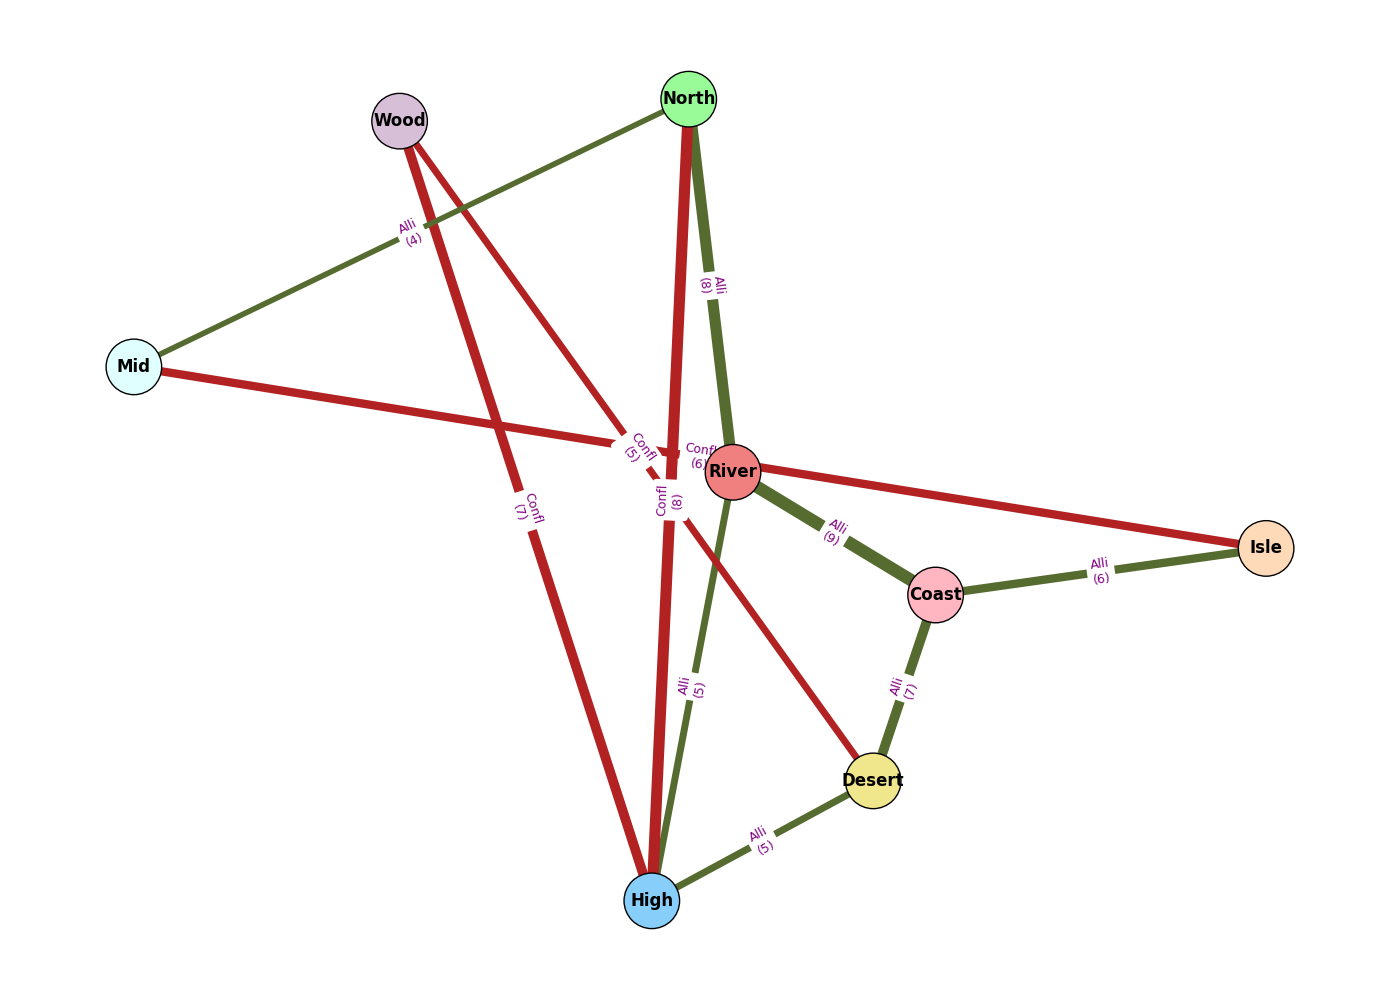

This figure's Python source:
import matplotlib.pyplot as plt
import networkx as nx
import numpy as np

kingdoms = [
    "North", "River", "High", "Wood",
    "Desert", "Coast", "Isle", "Mid"
]

relationships = [
    ("North", "River", 8),
    ("River", "High", 5),
    ("High", "Wood", -7),
    ("Wood", "Desert", -5),
    ("Desert", "Coast", 7),
    ("Coast", "Isle", 6),
    ("Isle", "Mid", -6),
    ("Mid", "North", 4),
    ("River", "Coast", 9),
    ("High", "Desert", 5),
    ("North", "High", -8)
]

G = nx.Graph()  # Changed to an undirected graph
G.add_nodes_from(kingdoms)
G.add_weighted_edges_from(relationships)

pos = nx.spring_layout(G, seed=42)

fig, ax = plt.subplots(figsize=(14, 10))

node_colors = ['palegreen', 'lightcoral', 'lightskyblue', 'thistle', 
               'khaki', 'lightpink', 'peachpuff', 'lightcyan']
nx.draw_networkx_nodes(
    G, pos, node_size=1600, node_color=node_colors, edgecolors='black', ax=ax
)

edge_colors = ['darkolivegreen' if weight > 0 else 'firebrick' for u, v, weight in relationships]
weights = np.abs([weight for u, v, weight in relationships])
nx.draw_networkx_edges(
    G, pos, edgelist=relationships,
    edge_color=edge_colors, width=weights, ax=ax, connectionstyle="arc3,rad=0.2"
)

nx.draw_networkx_labels(G, pos, font_size=12, font_weight='bold', verticalalignment='center', ax=ax)

edge_labels = {(u, v): f"{'Alli' if weight > 0 else 'Confl'}\n({abs(weight)})" for u, v, weight in relationships}
nx.draw_networkx_edge_labels(G, pos, edge_labels=edge_labels, font_color='purple', font_size=9, ax=ax)

plt.axis('off')

plt.tight_layout()
plt.show()
